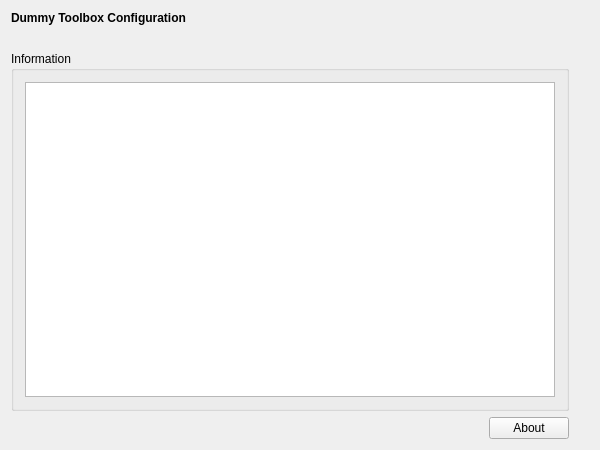
<?xml version="1.0" encoding="UTF-8"?>
<ui version="4.0">
 <class>DummyRunWidgetClass</class>
 <widget class="QWidget" name="DummyRunWidgetClass">
  <property name="geometry">
   <rect>
    <x>0</x>
    <y>0</y>
    <width>600</width>
    <height>450</height>
   </rect>
  </property>
  <property name="windowTitle">
   <string>DummyRunWidget</string>
  </property>
  <layout class="QVBoxLayout" name="verticalLayout">
   <item>
    <widget class="QLabel" name="m_qLabel_Headline">
     <property name="font">
      <font>
       <weight>75</weight>
       <bold>true</bold>
      </font>
     </property>
     <property name="text">
      <string>Dummy Toolbox Configuration</string>
     </property>
    </widget>
   </item>
   <item>
    <spacer name="m_qVerticalSpacer_Headline">
     <property name="orientation">
      <enum>Qt::Vertical</enum>
     </property>
     <property name="sizeType">
      <enum>QSizePolicy::Fixed</enum>
     </property>
     <property name="sizeHint" stdset="0">
      <size>
       <width>20</width>
       <height>20</height>
      </size>
     </property>
    </spacer>
   </item>
   <item>
    <layout class="QGridLayout" name="m_qGridLayout_main">
     <item row="0" column="0" colspan="2">
      <widget class="QGroupBox" name="m_qGroupBox_Information">
       <property name="sizePolicy">
        <sizepolicy hsizetype="Preferred" vsizetype="Preferred">
         <horstretch>0</horstretch>
         <verstretch>0</verstretch>
        </sizepolicy>
       </property>
       <property name="title">
        <string>Information</string>
       </property>
       <layout class="QGridLayout" name="gridLayout">
        <item row="0" column="0">
         <widget class="QTextBrowser" name="m_qTextBrowser_Information"/>
        </item>
       </layout>
      </widget>
     </item>
     <item row="1" column="0">
      <spacer name="m_qHorizontalSpacer_About">
       <property name="orientation">
        <enum>Qt::Horizontal</enum>
       </property>
       <property name="sizeHint" stdset="0">
        <size>
         <width>40</width>
         <height>20</height>
        </size>
       </property>
      </spacer>
     </item>
     <item row="1" column="1">
      <widget class="QPushButton" name="m_qPushButton_About">
       <property name="text">
        <string>About</string>
       </property>
      </widget>
     </item>
     <item row="0" column="2">
      <spacer name="m_qVerticalSpacer_Bottom">
       <property name="orientation">
        <enum>Qt::Vertical</enum>
       </property>
       <property name="sizeHint" stdset="0">
        <size>
         <width>20</width>
         <height>142</height>
        </size>
       </property>
      </spacer>
     </item>
    </layout>
   </item>
  </layout>
 </widget>
 <layoutdefault spacing="6" margin="11"/>
 <resources/>
 <connections/>
</ui>
